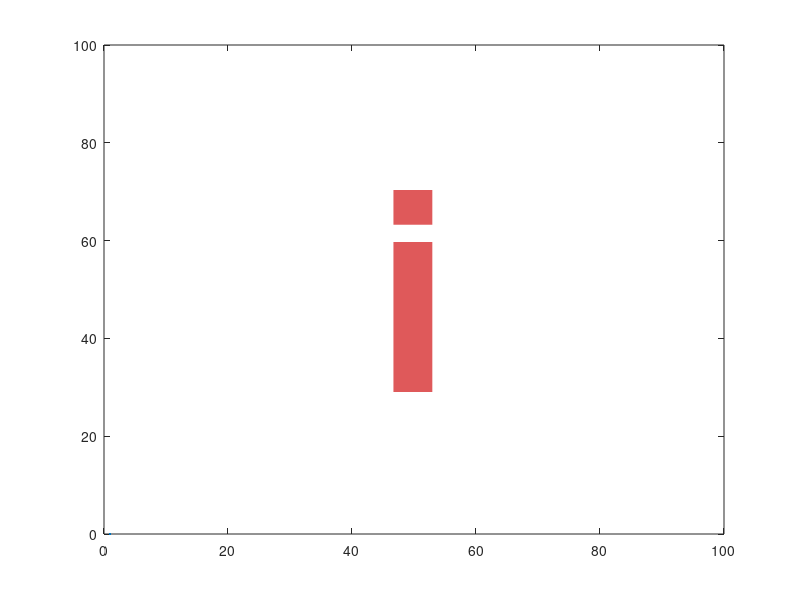

Recreate this plot in MATLAB. (Note: this script raises an error after producing the figure.)
function times = runKeyboardTest()
% function times = runKeyboardTest()
% Inputs: None
% Outputs: times (reaction times for this test)

rng('shuffle');

letters = 'abcdefghijklmnopqrstuvwxyz';

plot(0);

pause(2);

for k = 1:10
    color = [rand() rand() rand()];
    num = round((26-1)*rand()+1);
    speclet = letters(num);
  
    plot(0)
    grid off
    set(gca,'Color',color)
    axis([0 100 0 100])

    tic

    text(50,50,speclet,'FontSize',200,'FontWeight','bold',...
        'Color',1-color,'HorizontalAlignment','center');

    currkey = 0;
    while currkey ~= 1
        pause;
        currkey = get(gcf,'CurrentKey'); 
        if strcmp(currkey, speclet)
            currkey = 1;
        else
            currkey = 0;
        end
    end

    times(k) = toc;
end

end